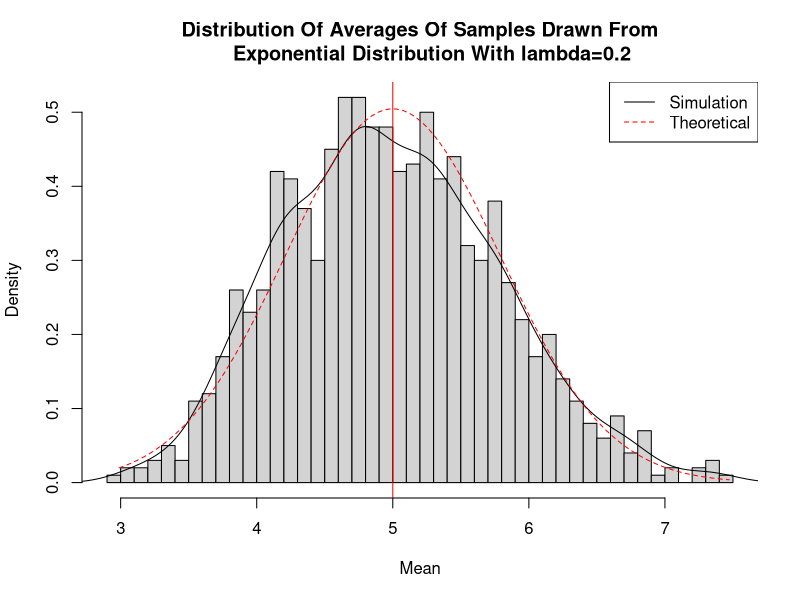
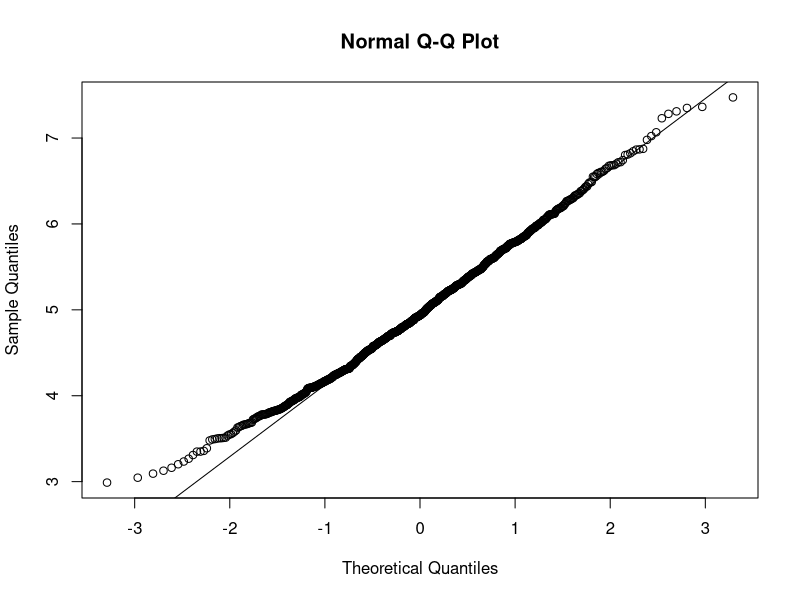
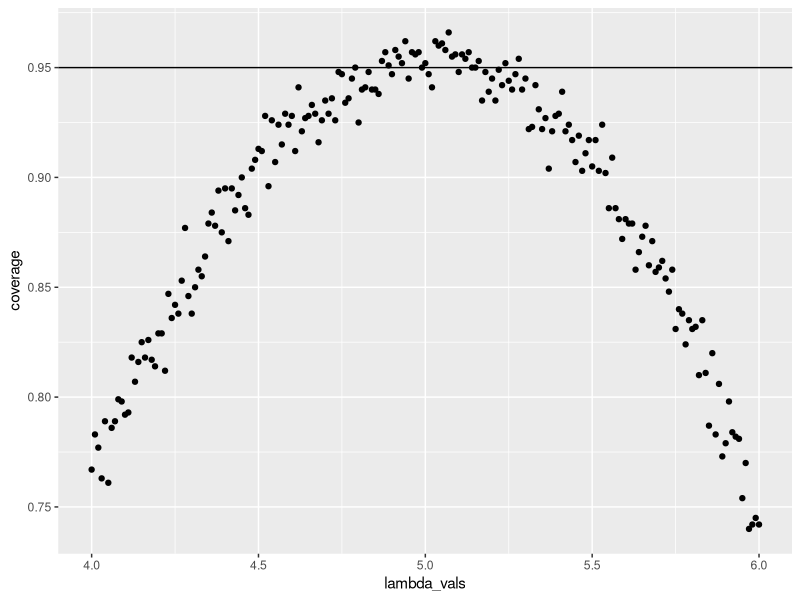

The R script that drew these images, in order:
# First we will set the seed
set.seed(3)

# we set the required constants to the corresponding values
lambda <- 0.2
num_sim <- 1000
sample_size <- 40
sim <- matrix(rexp(num_sim*sample_size, rate=lambda), num_sim, sample_size)
row_means <- rowMeans(sim)

## ------------------------------------------------------------------------
# plot the histogram of averages
hist(row_means, breaks=50, prob=TRUE,
     main="Distribution Of Averages Of Samples Drawn From
    Exponential Distribution With lambda=0.2",
     xlab="Mean")

# Density of the averages of samples
lines(density(row_means))

# Theoretical center of distribution
abline(v=1/lambda, col="red")

# Theoretical density of the averages of samples
xfit <- seq(min(row_means), max(row_means), length=100)
yfit <- dnorm(xfit, mean=1/lambda, sd=(1/lambda/sqrt(sample_size)))
lines(xfit, yfit, pch=22, col="red", lty=2)

# Add legend
legend('topright', c("Simulation", "Theoretical"), lty=c(1,2), col=c("black", "red"))


## ------------------------------------------------------------------------
qqnorm(row_means); qqline(row_means)


## ------------------------------------------------------------------------
lambda_vals <- seq(4, 6, by=0.01)
coverage <- sapply(lambda_vals, function(lamb) {
  mu_hats <- rowMeans(matrix(rexp(sample_size*num_sim, rate=0.2),
                             num_sim, sample_size))
  ll <- mu_hats - qnorm(0.975) * sqrt(1/lambda**2/sample_size)
  ul <- mu_hats + qnorm(0.975) * sqrt(1/lambda**2/sample_size)
  mean(ll < lamb & ul > lamb)
})

library(ggplot2)
qplot(lambda_vals, coverage) + geom_hline(yintercept=0.95)